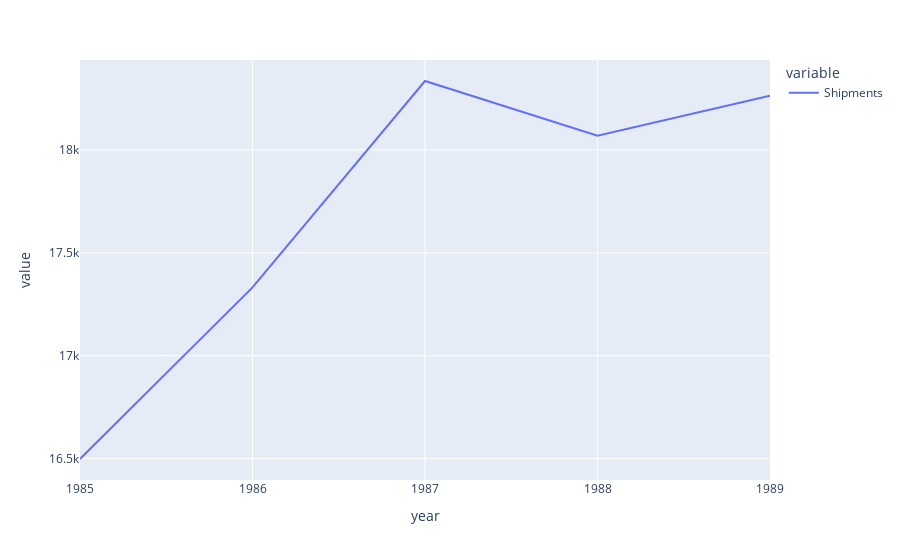

Source (notebook cell):
### Code cell
fig = px.line(df_3)
fig.show()

### Figure 1 — Plotly figure (JSON) as saved in the notebook; plotly's stock layout.template omitted (floating-point values rounded to 4 significant figures)
{"data": [{"hovertemplate": "variable=Shipments<br>year=%{x}<br>value=%{y}<extra></extra>", "legendgroup": "Shipments", "line": {"color": "#636efa", "dash": "solid"}, "mode": "lines", "name": "Shipments", "orientation": "v", "showlegend": true, "type": "scatter", "x": ["1985", "1986", "1987", "1988", "1989"], "xaxis": "x", "y": [16498, 17332, 18335, 18069, 18263], "yaxis": "y"}], "layout": {"legend": {"title": {"text": "variable"}, "tracegroupgap": 0}, "margin": {"t": 60}, "xaxis": {"anchor": "y", "domain": [0, 1], "title": {"text": "year"}}, "yaxis": {"anchor": "x", "domain": [0, 1], "title": {"text": "value"}}}}
